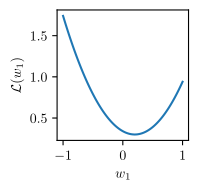

Python code for this plot:
import numpy as np
import matplotlib.pyplot as plt
plt.rcParams['text.usetex'] = True

import argparse
parser = argparse.ArgumentParser()
parser.add_argument('filename', type=str)
args = parser.parse_args()

xs = np.linspace(-1, 1, 100)
fig, axs = plt.subplots(figsize=(1.7,1.7), sharey=True)
axs.plot(xs, 0.3 + (xs-0.2)**2)
axs.set_xlabel('$w_1$')
axs.set_ylabel('$\mathcal{L}(w_1)$')

fig.savefig(args.filename, bbox_inches='tight')
